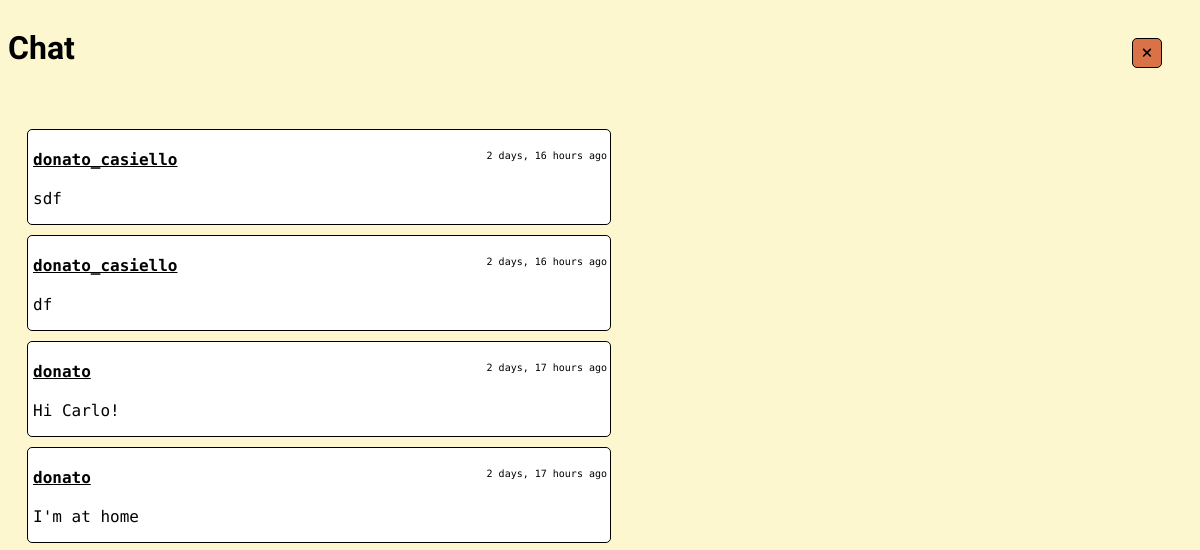
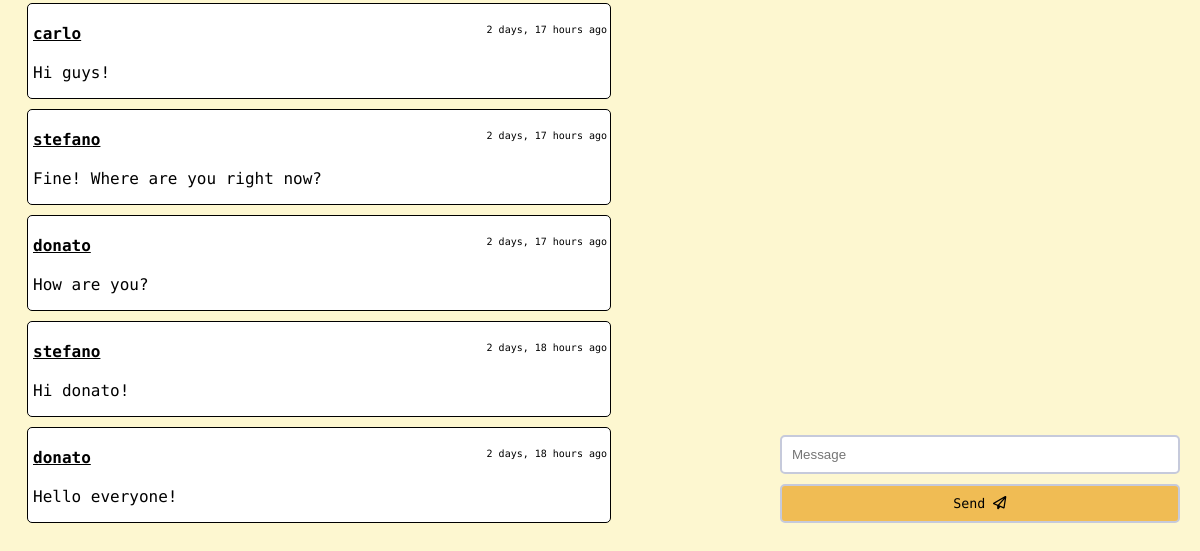
The page /text/feed/ on the database as committed earlier (2 pictures, top to bottom).
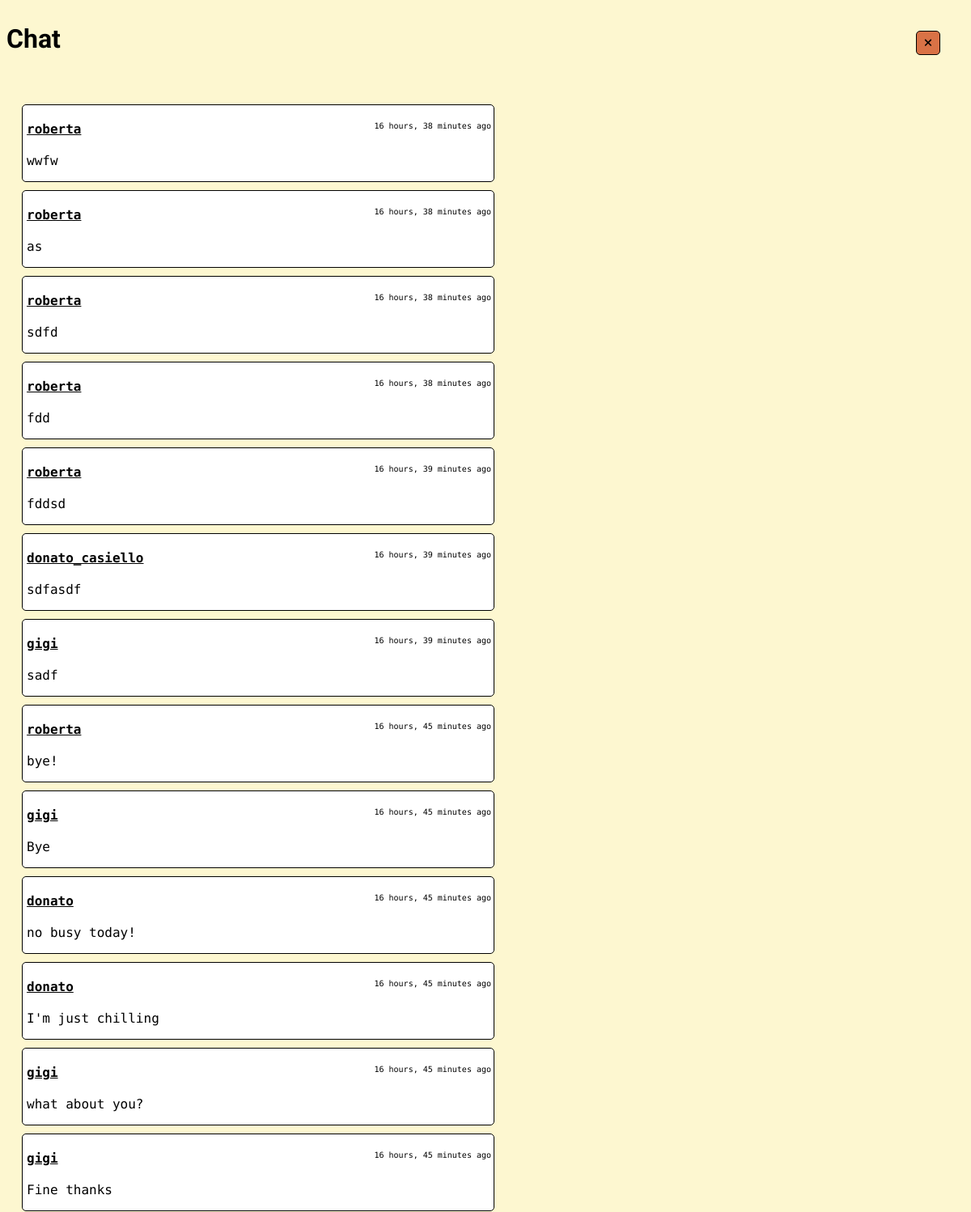
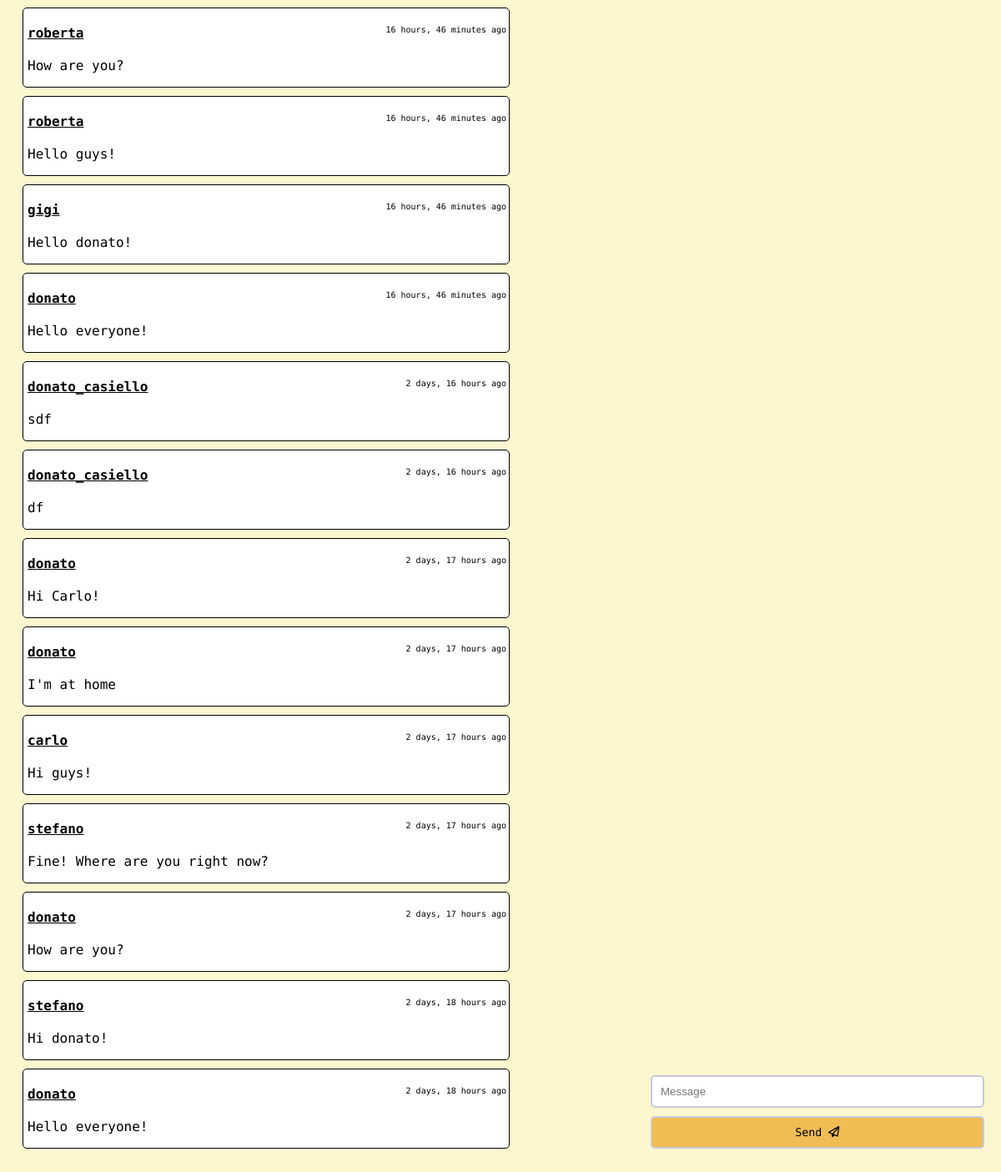
The same page on the database as committed later (2 pictures, top to bottom).
### text/models.py (models this page shows, shortened)
class Message(models.Model):
    name = models.CharField(max_length=200, null=True)
    body = models.CharField(max_length=200)
    timestamp = models.DateTimeField(auto_now_add=True)

### text/views.py (the view)
# urls.py: path("feed/", views.feed, name="feed"),
def feed(request):
    messages = Message.objects.all().order_by("-timestamp")
    context = {
        "messages" : messages
    }
    return render(request, "text/feed.html", context)

### text/templates/text/feed.html (shortened to what this page needs)
{% extends "base/layout.html" %}
{% load static %}
{% block content %}
<div id="header">
    <h1 id="feed-title">Chat</h1>
    <div id="btn-wrapper">
    <button id="leftChatBtn"><i class="fa-solid fa-xmark"></i></button>
    </div>
</div>
<div id="content">
        <div id="feed-wrapper">
            {% for message in messages %}
                <div class="message-wrapper" id="message-{{ message.id }}">
                        <p class="message-header">
                            <b>{{ message.name }}</b>
                            <span id="timestamp">{{ message.timestamp|timesince }} ago</span>
                        </p>
                    <p id="message-body">{{ message.body }}</p>
                </div>
            {% endfor %}
        </div>
            <form action="" id="form">
                <input type="text" name="body" placeholder="Message">
                <button type="submit">Send <i class="fa-regular fa-paper-plane"></i></button>
            </form>
</div>
{% endblock content %}

### base/templates/base/layout.html (shortened to what this page needs)
<!DOCTYPE html>
{% load static %}
<html lang="en">
    <head>
        <link type="text/css" rel="stylesheet" href="{% static 'base/layout.css' %}">
        <link type="text/css" rel="stylesheet" href="{% static 'text/text.css' %}">
        <link type="text/css" rel="stylesheet" href="{% static 'video/video.css' %}">
        <link href="{% static 'fontawesomefree/css/fontawesome.css' %}" rel="stylesheet" type="text/css">
        <link href="{% static 'fontawesomefree/css/brands.css' %}" rel="stylesheet" type="text/css">
        <link href="{% static 'fontawesomefree/css/solid.css' %}" rel="stylesheet" type="text/css">
    </head>
    <body>
        {% block content %}{% endblock content %}
    </body>
</html>

### base/static/base/layout.css (style rules this page uses)
:root { --shadow: 0 1px 6px rgba(32,33,36,.28); }
body { background-color: #FDF7D0; font-family: 'Roboto Mono', monospace; }
p { font-family: 'Roboto Mono', monospace; }

### text/static/text/text.css (style rules this page uses)
:root { --shadow: 0 1px 6px rgba(32,33,36,.28); }
html, body { height: 100%; position: relative; }
#feed-title { font-family: 'Dancing Script', cursive; }
#header { display: flex; justify-content: space-between; }
#btn-wrapper { display: flex; align-items: flex-start; justify-content: end; margin-right: 30px; margin-top: 30px; }
#feed-wrapper { max-width: 600px; height: 100%; margin-top: 30px; display: flex; flex-direction: column; align-items: center; }
.message-header { display: flex; flex-wrap: wrap; justify-content: space-between; }
.message-header > b { text-decoration: underline; }
#timestamp { font-size: 10px; margin-right: 3px; }
.message-wrapper { background-color: white; border: 1px solid; width: 100%; border-radius: 5px; margin-top: 10px; }
.message-wrapper > p { margin-left: 5px; margin-top: 20px; }
#message-body { font-family: 'Roboto Mono', monospace; }
#content { height: 100vh; position: relative; margin-left: 20px; display: grid; grid-template-columns: 50% 50%; }
#form { display: flex; flex-direction: column; width: 80%; max-width: 400px; margin-left: auto; margin-right: auto; position: fixed; bottom: 30px; right: 20px; }
#form > input { width: 100%; border: 2px solid rgba(198, 202, 219, 1); border-radius: 5px; padding: 10px; box-sizing: border-box; }
#form > button { width: 100%; padding: 10px; box-sizing: border-box; border: 2px solid rgba(198, 202, 219, 1); border-radius: 5px; background-color: rgba(240, 188, 84, 1); margin-top: 10px; font-family: 'Roboto Mono', monospace; }
#leftChatBtn { background-color: rgba(217, 114, 70); border-radius: 5px; border: 1px solid black; width: 30px; height: 30px; }

### video/static/video/video.css (style rules this page uses)
:root { --shadow: 0 1px 6px rgba(32,33,36,.28); }

Rows that differ between the two databases and show on the page:
added Message: name "roberta", timestamp "16 hours, 38 minutes", body "wwfw"
added Message: name "roberta", timestamp "16 hours, 38 minutes", body "as"
added Message: name "roberta", timestamp "16 hours, 38 minutes", body "sdfd"
added Message: name "roberta", timestamp "16 hours, 38 minutes", body "fdd"
added Message: name "roberta", timestamp "16 hours, 39 minutes", body "fddsd"
added Message: name "donato_casiello", timestamp "16 hours, 39 minutes", body "sdfasdf"
added Message: name "gigi", timestamp "16 hours, 39 minutes", body "sadf"
added Message: name "roberta", timestamp "16 hours, 45 minutes", body "bye!"
added Message: name "gigi", timestamp "16 hours, 45 minutes", body "Bye"
added Message: name "donato", timestamp "16 hours, 45 minutes", body "no busy today!"
added Message: name "donato", timestamp "16 hours, 45 minutes", body "I'm just chilling"
added Message: name "gigi", timestamp "16 hours, 45 minutes", body "what about you?"
added Message: name "gigi", timestamp "16 hours, 45 minutes", body "Fine thanks"
added Message: name "roberta", timestamp "16 hours, 46 minutes", body "How are you?"
added Message: name "roberta", timestamp "16 hours, 46 minutes", body "Hello guys!"
added Message: name "gigi", timestamp "16 hours, 46 minutes", body "Hello donato!"
added Message: name "donato", timestamp "16 hours, 46 minutes", body "Hello everyone!"
